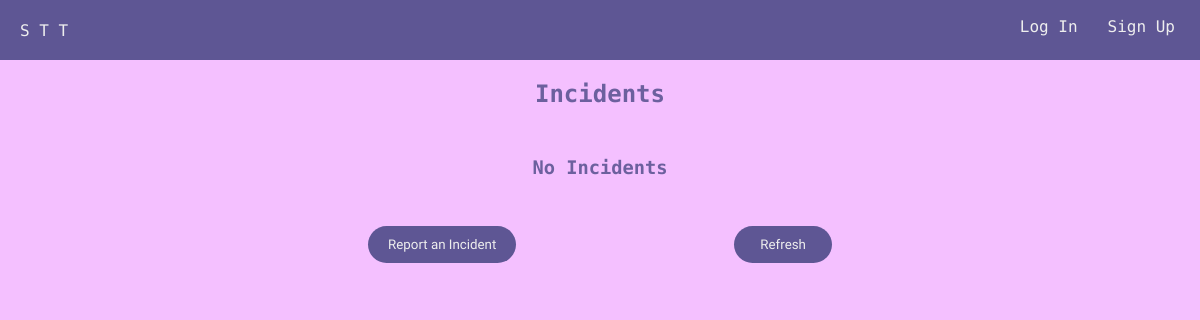
Page /incidents on the earlier database version.
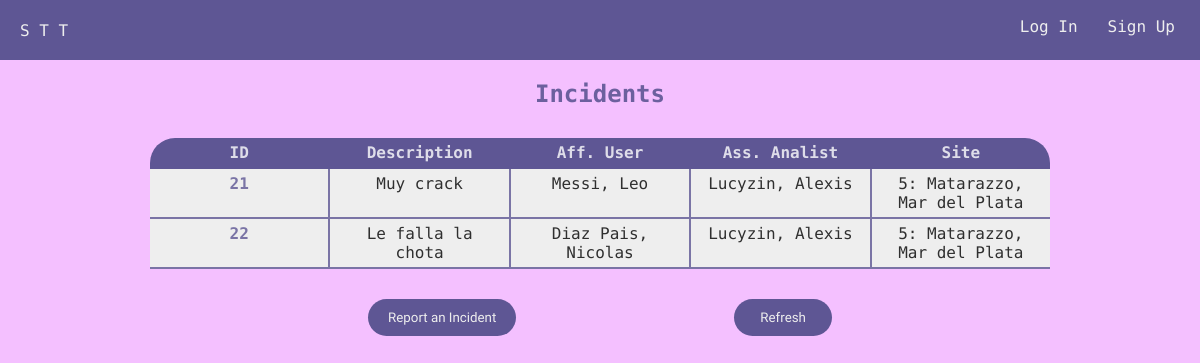
Same page on the later database version.
### home/models.py (models this page shows, shortened)
class Incident(models.Model):
    analista = models.ForeignKey(Analist, on_delete=models.CASCADE)
    usuario = models.ForeignKey(Usuario, on_delete=models.CASCADE)
    planta = models.ForeignKey(Planta, on_delete=models.CASCADE)
    desc = models.CharField(max_length=100, default="Incident description")

class Usuario(models.Model):
    name = models.CharField(max_length=50)
    lastn = models.CharField(max_length=50)
    sector = models.CharField(max_length=50)
    costCenter = models.PositiveBigIntegerField()

class Analist(models.Model):
    name = models.CharField(max_length=50)
    lastn = models.CharField(max_length=50)
    sector = models.CharField(max_length=50, default='Sistemas')

class Planta(models.Model):
    plantaName = models.CharField(max_length=50)
    plantaLocation = models.CharField(max_length=50)
    def __str__(self):
        planta = str(self.id) + ': ' + self.plantaName + ', ' + self.plantaLocation
        return planta

### home/views.py (the view)
# urls.py: path('incidents', views.IncidentView.as_view(), name='incidents'),
class IncidentView(View):
    template_name = 'incidents.html'
    def get(self, *args, **kwargs):
        active_admin = getActiveAdmin()
        context = {}
        incidentes = Incident.objects.all()
        administradores = Administrador.objects.all()
        context['incidentes'] = incidentes
        context['administradores'] = administradores
        context['active_admin'] = active_admin
        return render(self.request, self.template_name, context)

### home/views.py (called while the page is built)
def getActiveAdmin():
    for admin in Administrador.objects.all():
        if admin.active == True:
            active_admin = admin
            return active_admin
    return Administrador()

### templates/incidents.html (shortened to what this page needs)
{% extends "base.html" %}
{%block nav_list%}
  {% if active_admin.active != False %}
    <li><a href="admin-page">{{active_admin.lastn}}, {{active_admin.name}}</a></li>
  {% else %}
   <li><a href="login-form">Log In</a></li>
   <li><a href="signup-form">Sign Up</a></li>
  {% endif %}
{% endblock%}
{% block content %}
<h2 class="h2">Incidents</h2>
<article class="container-objects">
  {% if incidentes.count == 0%}
  <h3 class="h2">No Incidents</h3>
  {% else %}
  <section class="container-objects__ticket">
    <div class="row">
      <div class="column">ID</div>
      <div class="column">Description</div>
      <div class="column">Aff. User</div>
      <div class="column">Ass. Analist</div>
      <div class="column">Site</div>
    </div>
    {% for incident in incidentes %}
    <div class="row">
      <div class="column incident__id">
        {{incident.id}}
      </div>
      <div class="column">
        {{incident.desc}}
      </div>
      <div class="column">
        {{incident.usuario.lastn}}, {{incident.usuario.name}}
      </div>
      <div class="column">
        {{incident.analista.lastn}}, {{incident.analista.name}}
      </div>
      <div class="column">
        {{incident.planta}}
      </div>
    </div>
    {% endfor %}
    {% endif %}
  </section>
    <section class="container-objects__btn">
      <button class="btn create-ticket-btn"><a href="create-ticket" id="create-ticket-a">Report an Incident</a></button>
      <button class="btn"><a href="">Refresh</a></button>
    </section>
</article>
{% endblock %}

### templates/base.html (shortened to what this page needs)
<!doctype html>
<html lang="en">
<head>
    {% load static %}
    <link rel="stylesheet" type="text/css" href="{% static 'css/cssindex.css' %}">
</head>
<body>
  <header class="header">
      <nav class="navbar">
          <div class="logo">
            <a href="/">S T T</a>
          </div>
          <ul>
              {% block nav_list %}
              {% endblock %}
          </ul>
      </nav>
  </header>
      {% block content %}
      {% endblock %}
</body>
</html>

### static/css/cssindex.css (style rules this page uses)
html, body { margin: 0; padding: 0; }
body { font-family: 'Red Hat Mono', monospace; font-size: 16px; background-color: #f4c0ff; }
.container-objects { display: flex; justify-content: center; flex-direction: column; margin: 30px 150px 0 150px; }
.row { text-align: center; display: flex; justify-content: space-between; height: max-content; background-color: #EEE; }
.row:first-child { font-weight: bold; text-align: center; background-color: #5E5694; color: #FFF; border-bottom: none; border-radius: 25px 25px 0 0 ; }
.column { width: 100%; padding: 5px 10px; border-right: 2px solid #5E5694; border-bottom: 2px solid #5E5694; opacity: .8; }
.column:last-child { border-right: none; }
.incident__id { font-weight: bold; color: #5E5694; }
.header { height: 60px; background-color: #5E5694; }
.navbar { display: flex; height: 100%; align-items: center; justify-content: space-between; margin: 0 20px; }
.logo { display: flex; align-items: center; height: 100%; color: #EEE; }
.logo a { color: #EEE; text-decoration: none; }
.navbar ul { margin: 0; padding: 0; height: 100%; display: flex; align-items: center; }
.navbar ul li { display: inline-block; margin-right: 20px; vertical-align: center; }
.navbar ul li:last-child { margin-right: 0; }
.navbar ul li { height: inherit; }
.navbar ul li a { text-decoration: none; color: #EEE; display: block; padding: 17px 5px 0 5px; height: calc(100% - 17px); transition: background-color .2s, color .2s; }
.h2 { text-align: center; color: #5E5694; opacity: .9; }
.container-objects__btn { display: flex; justify-content: space-evenly; margin: 30px 0; }
.btn a { text-decoration: none; color: #EEE; }
.btn { cursor: pointer; border: none; border-radius: 9999px; background-color: #5E5694; color: #EEE; font-family: 'Varela Round', monospace; transition: opacity .2s; }
.btn a { padding: 10px 20px; display: block; }
.create-ticket-btn { padding: 0; }
#create-ticket-a { padding: 10px 20px; }

Differences in the rows shown:
added Incident: id "21", desc "Muy crack", usuario.lastn "Messi", usuario.name "Leo", analista.lastn "Lucyzin", analista.name "Alexis", planta "5: Matarazzo, Mar del Plata"
added Incident: id "22", desc "Le falla la chota", usuario.lastn "Diaz Pais", usuario.name "Nicolas", analista.lastn "Lucyzin", analista.name "Alexis", planta "5: Matarazzo, Mar del Plata"
Other differences:
text no longer shown: "No Incidents"
text now shown: "ID Description Aff. User Ass. Analist Site"
